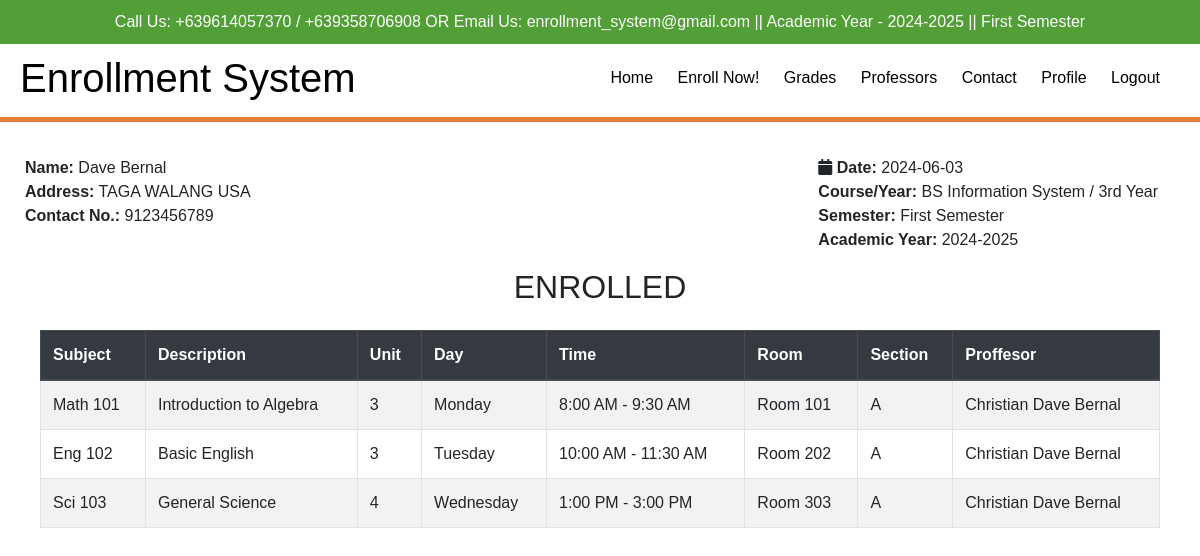
The page /student/enroll.php (signed in) on the database as committed earlier.
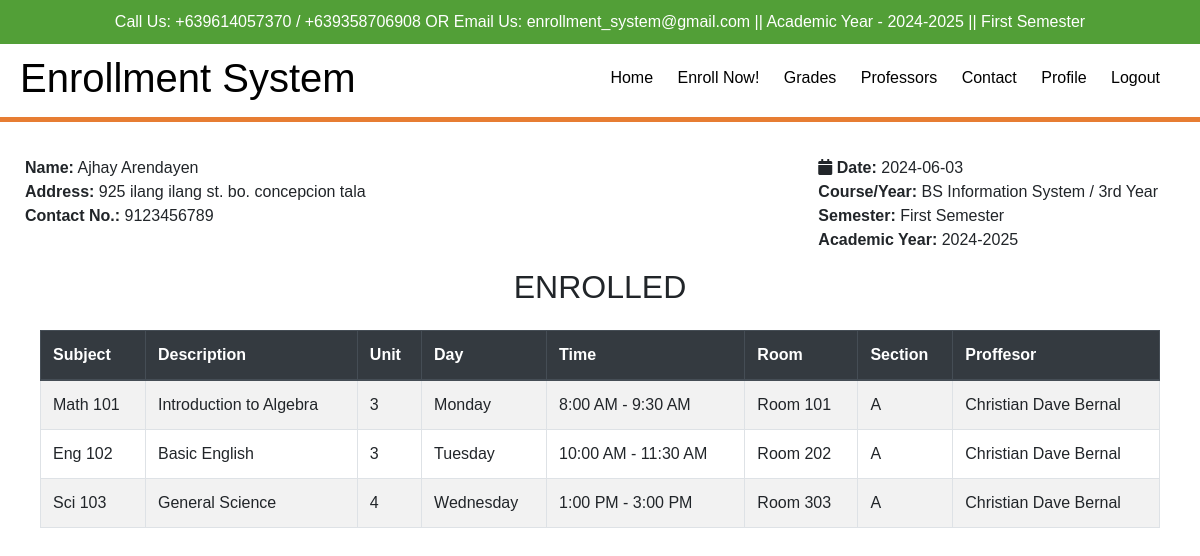
The same page on the database as committed later.
### tables this page shows
CREATE TABLE `students` (
  `id` int(11) NOT NULL,
  `student_id` int(11) NOT NULL,
  `program_id` int(11) NOT NULL,
  `year_id` int(11) NOT NULL,
  `section` varchar(255) NOT NULL,
  `firstname` varchar(255) NOT NULL,
  `middlename` varchar(255) NOT NULL,
  `lastname` varchar(255) NOT NULL,
  `birthdate` date NOT NULL,
  `gender` varchar(255) NOT NULL,
  `address` text NOT NULL,
  `birthplace` varchar(255) NOT NULL,
  `contact` bigint(20) NOT NULL,
  `documents` text NOT NULL,
  `status` varchar(255) NOT NULL,
  `registration_date` varchar(255) NOT NULL
);

### student/enroll.php (the view, shortened to what this page needs)
<?php include "include/header.php" ?>
    <div class="content-wrapper container mt-3">
        <section class="invoice">
            <div class="row">
                <div class="col-12">
                </div>
            </div>
            <div class="row invoice-info">
                <?php
                $sql = "CALL SelectAllStudents()";
                $result = $conn->query($sql)->fetch_assoc();
                ?>
                <div class="col-sm-8 invoice-col">
                        <b>Name:</b> <?php echo $result['firstname']; ?> <?php echo $result['lastname']; ?><br>
                        <b>Address:</b> <?php echo $result['address']; ?><br>
                        <b>Contact No.:</b> <?php echo $result['contact']; ?><br>
                </div>
                <div class="col-sm-4 invoice-col">
                <i class="fa fa-calendar"></i> <b>Date:</b> <?php echo date('Y-m-d'); ?><br>
                    <b>Course/Year:</b> BS Information System / 3rd Year<br>
                    <b>Semester:</b> First Semester<br>
                    <b>Academic Year:</b> 2024-2025
                </div>
            </div>
    <div class="container mt-3">
        <h2 class="text-center mb-4">ENROLLED</h2>
        <table class="table table-bordered table-striped">
            <thead class="thead-dark">
                <tr>
                    <th>Subject</th>
                    <th>Description</th>
                    <th>Unit</th>
                    <th>Day</th>
                    <th>Time</th>
                    <th>Room</th>
                    <th>Section</th>
                    <th>Proffesor</th>
                </tr>
            </thead>
            <tbody>
                <tr>
                    <td>Math 101</td>
                    <td>Introduction to Algebra</td>
                    <td>3</td>
                    <td>Monday</td>
                    <td>8:00 AM - 9:30 AM</td>
                    <td>Room 101</td>
                    <td>A</td>
                    <td>Christian Dave Bernal</td>
                </tr>
                <tr>
                    <td>Eng 102</td>
                    <td>Basic English</td>
                    <td>3</td>
                    <td>Tuesday</td>
                    <td>10:00 AM - 11:30 AM</td>
                    <td>Room 202</td>
                    <td>A</td>
                    <td>Christian Dave Bernal</td>
                </tr>
                <tr>
                    <td>Sci 103</td>
                    <td>General Science</td>
                    <td>4</td>
                    <td>Wednesday</td>
                    <td>1:00 PM - 3:00 PM</td>
                    <td>Room 303</td>
                    <td>A</td>
                    <td>Christian Dave Bernal</td>
                </tr>
            </tbody>
        </table>
    </div>
</body>
</html>

### student/include/header.php (shortened to what this page needs)
<!DOCTYPE html>
<html lang="en">
<head>
    <link rel="stylesheet" href="https://stackpath.bootstrapcdn.com/bootstrap/4.5.2/css/bootstrap.min.css">
    <link rel="stylesheet" href="https://cdnjs.cloudflare.com/ajax/libs/font-awesome/5.15.3/css/all.min.css">
</head>
<body>
    <div class="top-bar">
        <div class="container">
            <p class="contact-info">
                Call Us: +639614057370 / +639358706908 OR Email Us: enrollment_system@gmail.com || Academic Year - 2024-2025 || First Semester
            </p>
        </div>
    </div>
    <nav class="navbar">
        <div class="container">
            <h1 class="logo">Enrollment System</h1>
            <ul class="nav-links">
                <li><a href="index.php">Home</a></li>
                <li><a href="enrollnow.php">Enroll Now!</a></li>
                <li><a href="grade.php">Grades</a></li>
                <li><a href="professor.php">Professors</a></li>
                <li><a href="contact.php">Contact</a></li>
                <li><a href="#">Profile</a></li>
                <li><a href="../logout.php">Logout</a></li>
            </ul>
        </div>
    </nav>

### student/include/header.php (style rules this page uses)
body { font-family: Arial, sans-serif; margin: 0; padding: 0; }
.container { max-width: 1200px; margin: 0 auto; padding: 0 20px; }
.navbar { background-color: #fff; color: #000; padding: 10px 0; }
.navbar .container { display: flex; justify-content: space-between; align-items: center; }
.logo { margin: 0; }
.nav-links { list-style: none; padding: 0; margin: 0; }
.nav-links li { display: inline; margin-right: 20px; }
.nav-links li a { color: #000; text-decoration: none; }
.top-bar { background-color: #529f37; color: #fff; padding: 10px 0; }
.navbar::after { content: ''; display: block; width: 100%; border-bottom: 5px solid #e77d33; margin-top: 15px; }
.contact-info { margin: 0; text-align: center; }
.content-wrapper { margin-top: 50px; }
.invoice .invoice-info b { font-weight: normal; }
.invoice .invoice-col { padding-left: 20px; padding-right: 20px; }
.invoice .invoice-col b { font-weight: bold; }

Rows that differ between the two databases and show on the page:
no longer on this page (row unchanged): students: firstname "Dave", lastname "Bernal", address "TAGA WALANG USA", contact "9123456789"
added students: firstname "Ajhay", lastname "Arendayen", address "925 ilang ilang st. bo. concepcion tala", contact "9123456789"
